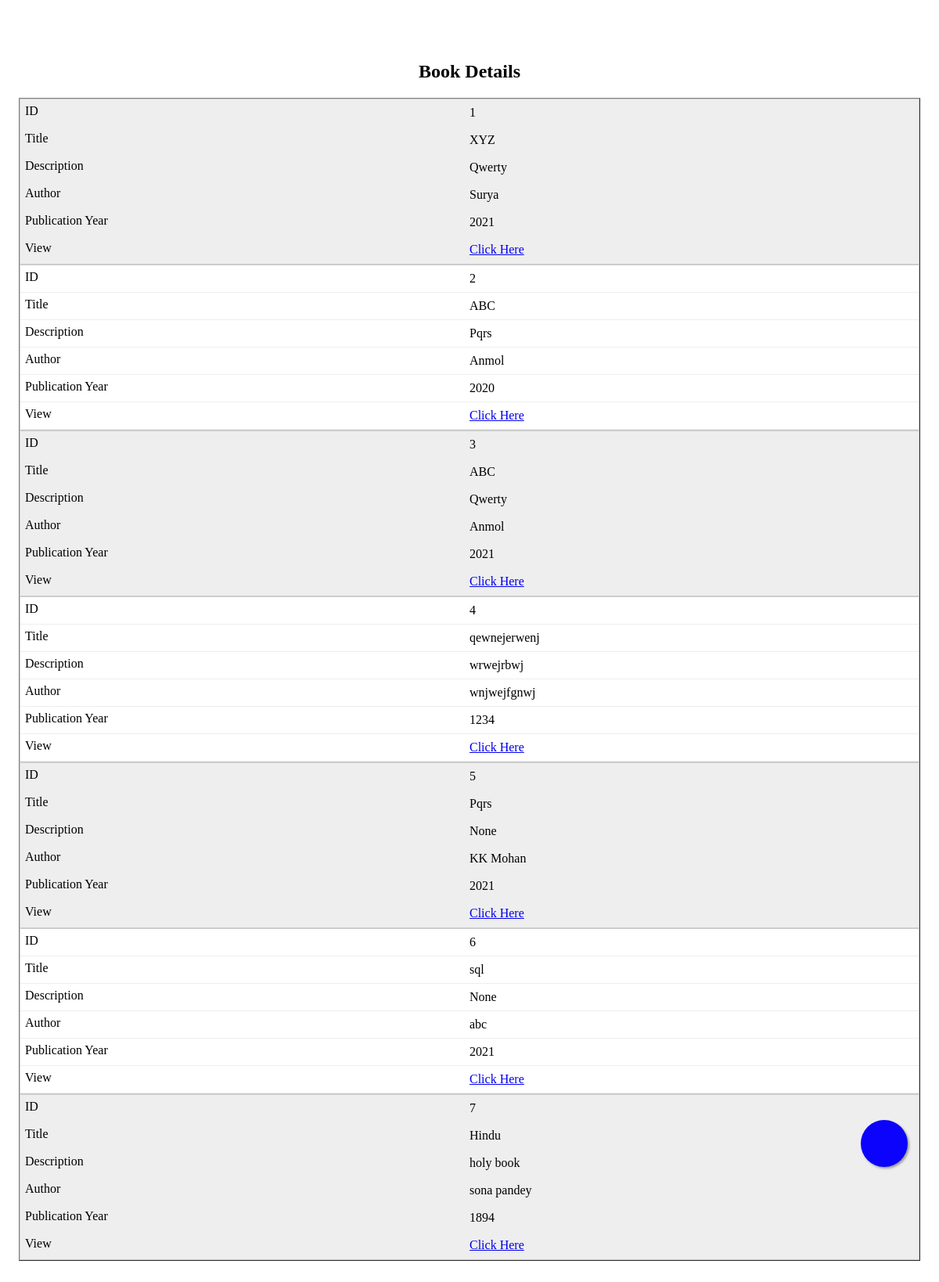
The page /PHP/ebook.php (signed in) on the database its author committed.
### tables this page shows
CREATE TABLE `ebook` (
  `id` int(11) NOT NULL,
  `uploader_id` int(11) NOT NULL DEFAULT 0,
  `title` varchar(50) NOT NULL,
  `book_desc` varchar(200) DEFAULT NULL,
  `author` varchar(30) NOT NULL,
  `yop` int(11) NOT NULL,
  `pdf` varchar(100) NOT NULL
);

### PHP/ebook.php (the view, shortened to what this page needs)
<html lang="en">
<head>
    <link rel="stylesheet" href="../Style/Ebook.css">
</head>
<body >
 <div id="Head"></div><br/>
 <div id="page-container">
   <div id="content-wrap">
    <div class="data">
        <h2>Book Details</h2>
        <table border="1">
            <tbody>
                <?php
                    require 'dbcon.php';
                    $selectquery="select * from ebook";
                    $stmt=$pdo->prepare($selectquery);
                    $stmt->execute();
                    while($result=$stmt->fetch(PDO::FETCH_ASSOC))
                    {
                        echo "<tr>";
                            echo "<td class='link'>". $result['id']. "</td>";
                            echo "<td>". $result['title']. "</td>";
                            if(strlen($result['book_desc'])===0)
                                echo "<td>None</td>";
                            else
                                echo "<td>". $result['book_desc']. "</td>";
                            echo "<td>". $result['author']." </td>";
                            echo "<td class='link'>". $result['yop']." </td>";
                            echo "<td class='link'><a href='".$result['pdf']."' target='_blank'>Click Here</a> </td>";
                        echo "</tr>";
                    }
                ?>
            </tbody>
        </table>
    <div id="content">
        <?php
            if(isset($_SESSION['member_id']) && isset($_SESSION['member_name']) || (isset($_SESSION['ngo_id']))){
        ?>
        <div>
            <a href="#EUF" class="nav-link at-float" data-toggle="modal"  id="at-menu-share" >
                <i class="fa fa-plus my-float"></i></a>
            </div>
        </div><br/>
        <?php
        }
        ?>
    </div>
    </div>
</div>
</body>
</html>

### Style/Ebook.css (style rules this page uses)
.at-float { position:fixed; width:60px; height:60px; bottom:170px; right:40px; background-color:#0b03fc; color:#FFF; border-radius:50px; text-align:center; box-shadow: 2px 2px 3px #999; z-index:1000; animation: bot-to-top 2s ease-out; }
.data { padding: 1rem; margin: 1rem 0; }
h2 { font-size: 1.5em; text-align: center; font-weight: bold; }
table { width: 100%; border-collapse: collapse; }
tr:nth-of-type(odd) { background: #eee; }
td, th { padding: 8px 6px; border: 1px solid #ccc; text-align: left; }
.link { text-align: center; }
@media only screen and (max-width: 760px),
  (min-device-width: 768px) and (max-device-width: 1024px) { table, thead, tbody, th, td, tr { display: block; text-align: left; } }
@media only screen and (max-width: 760px),
  (min-device-width: 768px) and (max-device-width: 1024px) { .link { text-align: left; } }
@media only screen and (max-width: 760px),
  (min-device-width: 768px) and (max-device-width: 1024px) { tr { border: 1px solid #ccc; } }
@media only screen and (max-width: 760px),
  (min-device-width: 768px) and (max-device-width: 1024px) { td { border: none; border-bottom: 1px solid #eee; position: relative; padding-left: 50%; } }
@media only screen and (max-width: 760px),
  (min-device-width: 768px) and (max-device-width: 1024px) { td:before { position: absolute; top: 6px; left: 6px; width: 45%; padding-right: 10px; white-space: nowrap; } }
@media only screen and (max-width: 760px),
  (min-device-width: 768px) and (max-device-width: 1024px) { td:nth-of-type(1):before { content: "ID"; } }
@media only screen and (max-width: 760px),
  (min-device-width: 768px) and (max-device-width: 1024px) { td:nth-of-type(2):before { content: "Title"; } }
@media only screen and (max-width: 760px),
  (min-device-width: 768px) and (max-device-width: 1024px) { td:nth-of-type(3):before { content: "Description"; } }
@media only screen and (max-width: 760px),
  (min-device-width: 768px) and (max-device-width: 1024px) { td:nth-of-type(4):before { content: "Author"; } }
@media only screen and (max-width: 760px),
  (min-device-width: 768px) and (max-device-width: 1024px) { td:nth-of-type(5):before { content: "Publication Year"; } }
@media only screen and (max-width: 760px),
  (min-device-width: 768px) and (max-device-width: 1024px) { td:nth-of-type(6):before { content: "View"; } }

### rows shown on the page
ebook: id "1", title "XYZ", book_desc "Qwerty", author "Surya", yop "2021"
ebook: id "2", title "ABC", book_desc "Pqrs", author "Anmol", yop "2020"
ebook: id "3", title "ABC", book_desc "Qwerty", author "Anmol", yop "2021"
ebook: id "4", title "qewnejerwenj", book_desc "wrwejrbwj", author "wnjwejfgnwj", yop "1234"
ebook: id "5", title "Pqrs", book_desc "None", author "KK Mohan", yop "2021"
ebook: id "6", title "sql", book_desc "None", author "abc", yop "2021"
ebook: id "7", title "Hindu", book_desc "holy book", author "sona pandey", yop "1894"
